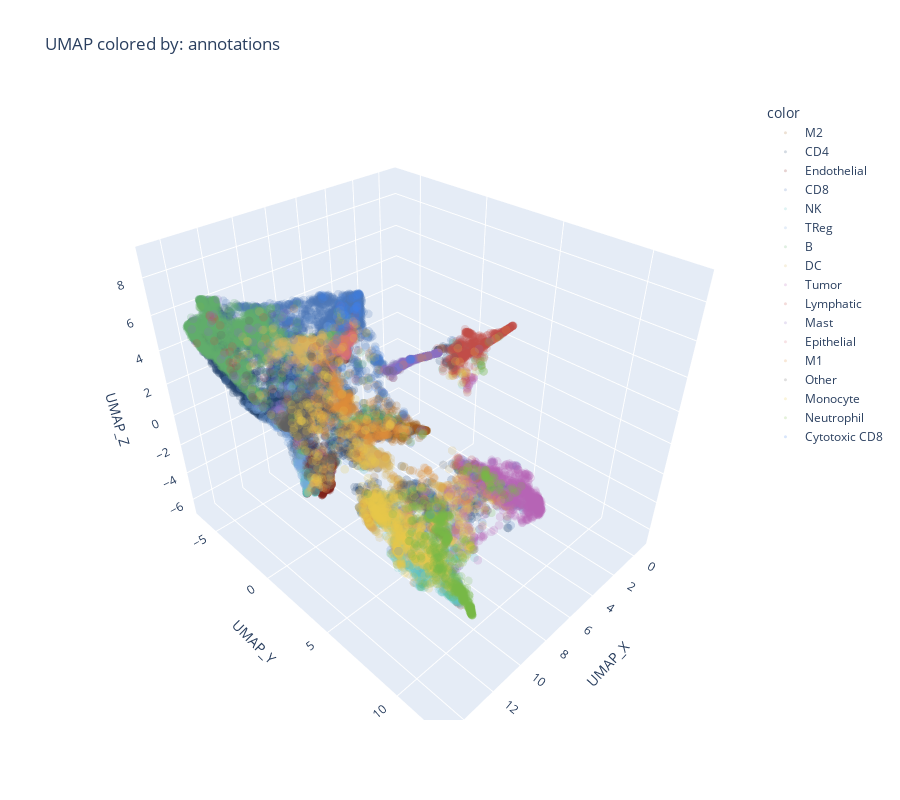

The cell this chart's notebook holds for it:
### Code cell
results_df = compute_umap_embedding(results_df, dim=3)
plot_umap_embedding(results_df, 'annotations', cmap=celltype_colors, s=3, dim=3, alpha=0.2);

### Figure 1 — Plotly figure (JSON) as saved in the notebook; plotly's stock layout.template omitted (floating-point values rounded to 4 significant figures; data arrays with more than 128 entries replaced by an {"elided": "..."} marker saying what was removed)
{"data": [{"hovertemplate": "color=M2<br>UMAP_X=%{x}<br>UMAP_Y=%{y}<br>UMAP_Z=%{z}<extra></extra>", "legendgroup": "M2", "marker": {"color": "#A56928", "opacity": 0.2, "size": 3, "symbol": "circle"}, "mode": "markers", "name": "M2", "scene": "scene", "showlegend": true, "type": "scatter3d", "x": {"elided": "859 float values"}, "y": {"elided": "859 float values"}, "z": {"elided": "859 float values"}}, {"hovertemplate": "color=CD4<br>UMAP_X=%{x}<br>UMAP_Y=%{y}<br>UMAP_Z=%{z}<extra></extra>", "legendgroup": "CD4", "marker": {"color": "#26456F", "opacity": 0.2, "size": 3, "symbol": "circle"}, "mode": "markers", "name": "CD4", "scene": "scene", "showlegend": true, "type": "scatter3d", "x": {"elided": "5020 float values"}, "y": {"elided": "5020 float values"}, "z": {"elided": "5020 float values"}}, {"hovertemplate": "color=Endothelial<br>UMAP_X=%{x}<br>UMAP_Y=%{y}<br>UMAP_Z=%{z}<extra></extra>", "legendgroup": "Endothelial", "marker": {"color": "#80221B", "opacity": 0.2, "size": 3, "symbol": "circle"}, "mode": "markers", "name": "Endothelial", "scene": "scene", "showlegend": true, "type": "scatter3d", "x": {"elided": "1373 float values"}, "y": {"elided": "1373 float values"}, "z": {"elided": "1373 float values"}}, {"hovertemplate": "color=CD8<br>UMAP_X=%{x}<br>UMAP_Y=%{y}<br>UMAP_Z=%{z}<extra></extra>", "legendgroup": "CD8", "marker": {"color": "#4B76B7", "opacity": 0.2, "size": 3, "symbol": "circle"}, "mode": "markers", "name": "CD8", "scene": "scene", "showlegend": true, "type": "scatter3d", "x": {"elided": "2924 float values"}, "y": {"elided": "2924 float values"}, "z": {"elided": "2924 float values"}}, {"hovertemplate": "color=NK<br>UMAP_X=%{x}<br>UMAP_Y=%{y}<br>UMAP_Z=%{z}<extra></extra>", "legendgroup": "NK", "marker": {"color": "#5FC3C0", "opacity": 0.2, "size": 3, "symbol": "circle"}, "mode": "markers", "name": "NK", "scene": "scene", "showlegend": true, "type": "scatter3d", "x": {"elided": "881 float values"}, "y": {"elided": "881 float values"}, "z": {"elided": "881 float values"}}, {"hovertemplate": "color=TReg<br>UMAP_X=%{x}<br>UMAP_Y=%{y}<br>UMAP_Z=%{z}<extra></extra>", "legendgroup": "TReg", "marker": {"color": "#77A4DD", "opacity": 0.2, "size": 3, "symbol": "circle"}, "mode": "markers", "name": "TReg", "scene": "scene", "showlegend": true, "type": "scatter3d", "x": {"elided": "397 float values"}, "y": {"elided": "397 float values"}, "z": {"elided": "397 float values"}}, {"hovertemplate": "color=B<br>UMAP_X=%{x}<br>UMAP_Y=%{y}<br>UMAP_Z=%{z}<extra></extra>", "legendgroup": "B", "marker": {"color": "#60AD6B", "opacity": 0.2, "size": 3, "symbol": "circle"}, "mode": "markers", "name": "B", "scene": "scene", "showlegend": true, "type": "scatter3d", "x": {"elided": "2239 float values"}, "y": {"elided": "2239 float values"}, "z": {"elided": "2239 float values"}}, {"hovertemplate": "color=DC<br>UMAP_X=%{x}<br>UMAP_Y=%{y}<br>UMAP_Z=%{z}<extra></extra>", "legendgroup": "DC", "marker": {"color": "#D8B35E", "opacity": 0.2, "size": 3, "symbol": "circle"}, "mode": "markers", "name": "DC", "scene": "scene", "showlegend": true, "type": "scatter3d", "x": {"elided": "1397 float values"}, "y": {"elided": "1397 float values"}, "z": {"elided": "1397 float values"}}, {"hovertemplate": "color=Tumor<br>UMAP_X=%{x}<br>UMAP_Y=%{y}<br>UMAP_Z=%{z}<extra></extra>", "legendgroup": "Tumor", "marker": {"color": "#B664B5", "opacity": 0.2, "size": 3, "symbol": "circle"}, "mode": "markers", "name": "Tumor", "scene": "scene", "showlegend": true, "type": "scatter3d", "x": {"elided": "994 float values"}, "y": {"elided": "994 float values"}, "z": {"elided": "994 float values"}}, {"hovertemplate": "color=Lymphatic<br>UMAP_X=%{x}<br>UMAP_Y=%{y}<br>UMAP_Z=%{z}<extra></extra>", "legendgroup": "Lymphatic", "marker": {"color": "#C14D48", "opacity": 0.2, "size": 3, "symbol": "circle"}, "mode": "markers", "name": "Lymphatic", "scene": "scene", "showlegend": true, "type": "scatter3d", "x": {"elided": "587 float values"}, "y": {"elided": "587 float values"}, "z": {"elided": "587 float values"}}, {"hovertemplate": "color=Mast<br>UMAP_X=%{x}<br>UMAP_Y=%{y}<br>UMAP_Z=%{z}<extra></extra>", "legendgroup": "Mast", "marker": {"color": "#8B6EC0", "opacity": 0.2, "size": 3, "symbol": "circle"}, "mode": "markers", "name": "Mast", "scene": "scene", "showlegend": true, "type": "scatter3d", "x": {"elided": "454 float values"}, "y": {"elided": "454 float values"}, "z": {"elided": "454 float values"}}, {"hovertemplate": "color=Epithelial<br>UMAP_X=%{x}<br>UMAP_Y=%{y}<br>UMAP_Z=%{z}<extra></extra>", "legendgroup": "Epithelial", "marker": {"color": "#D56D7F", "opacity": 0.2, "size": 3, "symbol": "circle"}, "mode": "markers", "name": "Epithelial", "scene": "scene", "showlegend": true, "type": "scatter3d", "x": {"elided": "275 float values"}, "y": {"elided": "275 float values"}, "z": {"elided": "275 float values"}}, {"hovertemplate": "color=M1<br>UMAP_X=%{x}<br>UMAP_Y=%{y}<br>UMAP_Z=%{z}<extra></extra>", "legendgroup": "M1", "marker": {"color": "#DD8C39", "opacity": 0.2, "size": 3, "symbol": "circle"}, "mode": "markers", "name": "M1", "scene": "scene", "showlegend": true, "type": "scatter3d", "x": {"elided": "495 float values"}, "y": {"elided": "495 float values"}, "z": {"elided": "495 float values"}}, {"hovertemplate": "color=Other<br>UMAP_X=%{x}<br>UMAP_Y=%{y}<br>UMAP_Z=%{z}<extra></extra>", "legendgroup": "Other", "marker": {"color": "#606060", "opacity": 0.2, "size": 3, "symbol": "circle"}, "mode": "markers", "name": "Other", "scene": "scene", "showlegend": true, "type": "scatter3d", "x": {"elided": "488 float values"}, "y": {"elided": "488 float values"}, "z": {"elided": "488 float values"}}, {"hovertemplate": "color=Monocyte<br>UMAP_X=%{x}<br>UMAP_Y=%{y}<br>UMAP_Z=%{z}<extra></extra>", "legendgroup": "Monocyte", "marker": {"color": "#E7C749", "opacity": 0.2, "size": 3, "symbol": "circle"}, "mode": "markers", "name": "Monocyte", "scene": "scene", "showlegend": true, "type": "scatter3d", "x": {"elided": "973 float values"}, "y": {"elided": "973 float values"}, "z": {"elided": "973 float values"}}, {"hovertemplate": "color=Neutrophil<br>UMAP_X=%{x}<br>UMAP_Y=%{y}<br>UMAP_Z=%{z}<extra></extra>", "legendgroup": "Neutrophil", "marker": {"color": "#77B846", "opacity": 0.2, "size": 3, "symbol": "circle"}, "mode": "markers", "name": "Neutrophil", "scene": "scene", "showlegend": true, "type": "scatter3d", "x": {"elided": "581 float values"}, "y": {"elided": "581 float values"}, "z": {"elided": "581 float values"}}, {"hovertemplate": "color=Cytotoxic CD8<br>UMAP_X=%{x}<br>UMAP_Y=%{y}<br>UMAP_Z=%{z}<extra></extra>", "legendgroup": "Cytotoxic CD8", "marker": {"color": "#3A7FEA", "opacity": 0.2, "size": 3, "symbol": "circle"}, "mode": "markers", "name": "Cytotoxic CD8", "scene": "scene", "showlegend": true, "type": "scatter3d", "x": [6.948, 8.753, 11.61, 6.647, 7.276, 6.862, 1.269, 6.316, 6.614, 6.94, 6.971, 7.954, 5.805, 7.06, 7.372, 1.524, 6.543, 10.25, 5.583, 6.608, 7.046, 5.637, 8.329, 6.489, 8.124, 8.661, 8.061, 11.32, 8.485, 5.68, 8.681, 9.737, 8.035, 8.101, 7.416, 1.464, 7.725, 1.487, 6.613, 10.22, 6.981, 7.718, 8.605, 7.059, 9.302, 8.12, 7.581, 2.352, 7.505, 6.295, 6.158, 6.809, 7.256, 7.071, 7.566, 6.452, 6.627, 6.725, 8.428, 6.515, 8.209, 7.805, 8.714], "y": [-1.336, -0.231, 6.349, -1.492, -2.156, -0.1709, -3.091, -0.2385, -1.641, -1.178, -1.402, -2.928, -2.754, -1.704, -2.39, -3.067, -1.874, 9.233, -3.175, -1.717, -2.227, -3.161, -1.485, -1.985, -2.725, 5.643, -2.591, -1.314, -0.6294, 0.6777, -2.872, -3.533, -2.334, -1.472, -2.287, -3.081, -1.911, -3.058, -2.018, 0.3456, -1.612, -1.112, -0.3588, -2.269, 8.894, -0.6822, -0.8304, -3.208, 0.4471, -0.4739, -0.6566, -1.552, -2.417, -2.346, -2.659, -1.858, -2.052, -0.4654, -0.7822, -1.927, 5.679, -2.572, -0.2107], "z": [5.849, 6.152, -3.086, 6.099, 5.877, 3.44, -0.7845, 0.4343, 6.089, 5.284, 5.332, 5.806, 4.132, 5.923, 5.131, -0.707, 5.235, 1.394, 3.493, 5.929, 4.07, 3.643, 4.088, 5.138, 6.142, -3.132, 6.06, 5.741, 6.147, -0.8051, 1.893, 4.952, 4.584, 2.32, 5.539, -0.7161, 4.303, -0.6993, 5.051, 4.689, 5.994, 5.276, 6.138, 5.257, 1.761, 6.051, 5.827, -0.9565, 3.334, 2.727, 2.306, 6.094, 5.166, 5.286, 3.049, 5.264, 4.942, 0.9215, 5.108, 5.206, -2.913, 1.866, 6.161]}], "layout": {"height": 800, "legend": {"title": {"text": "color"}, "tracegroupgap": 0}, "scene": {"domain": {"x": [0, 1], "y": [0, 1]}, "xaxis": {"title": {"text": "UMAP_X"}}, "yaxis": {"title": {"text": "UMAP_Y"}}, "zaxis": {"title": {"text": "UMAP_Z"}}}, "title": {"text": "UMAP colored by: annotations"}, "width": 900}}
